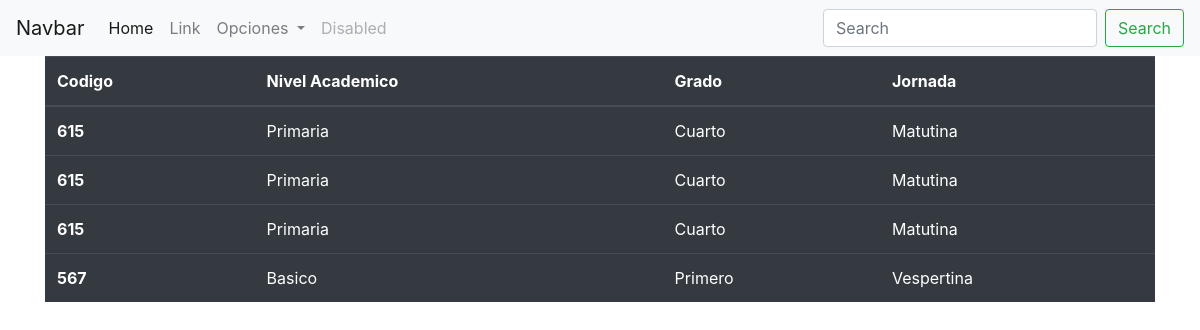
The app's page /MostrarGrado/ with its own data.
### models/Grado/models.py (models this page shows)
class Grado(models.Model):
    nivel_academico = models.CharField(max_length=25)
    grado = models.CharField(max_length=25)
    jornada = models.CharField(max_length=20)
    codigo = models.IntegerField()

### models/Grado/views.py (the view)
# urls.py: path('MostrarGrado/', FormularioGradoView.lista, name="MostrarGrado"),
    def lista(request):
        grado1 = Grado.objects.all()
        return render(request, "MostrarGrado.html", {'grado1s': grado1})

### templates/MostrarGrado.html
{% extends 'index.html' %}
{% block content %}
    <table class="table table-dark">
  <thead>
    <tr>
      <th scope="col">Codigo</th>
      <th scope="col">Nivel Academico</th>
      <th scope="col">Grado</th>
      <th scope="col">Jornada</th>
    </tr>
  </thead>
  <tbody>
  {% for grado1 in grado1s %}
      <tr>
      <th scope="row">{{ grado1.codigo }}</th>
      <td>{{ grado1.nivel_academico }}</td>
      <td>{{ grado1.grado }}</td>
      <td>{{ grado1.jornada }}</td>
    </tr>
  {% endfor %}
  </tbody>
</table>
{% endblock %}

### records on screen
Grado: codigo "615", nivel_academico "Primaria", grado "Cuarto", jornada "Matutina"
Grado: codigo "615", nivel_academico "Primaria", grado "Cuarto", jornada "Matutina"
Grado: codigo "615", nivel_academico "Primaria", grado "Cuarto", jornada "Matutina"
Grado: codigo "567", nivel_academico "Basico", grado "Primero", jornada "Vespertina"
